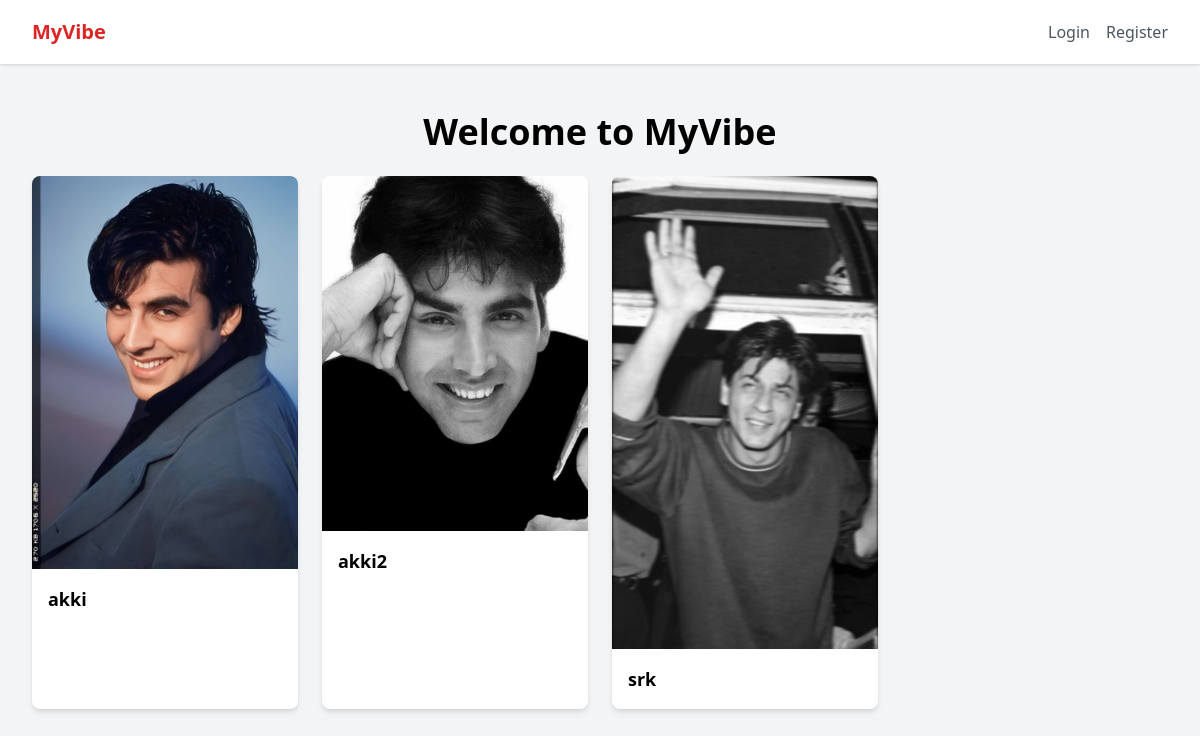
Before: / with the older database file.
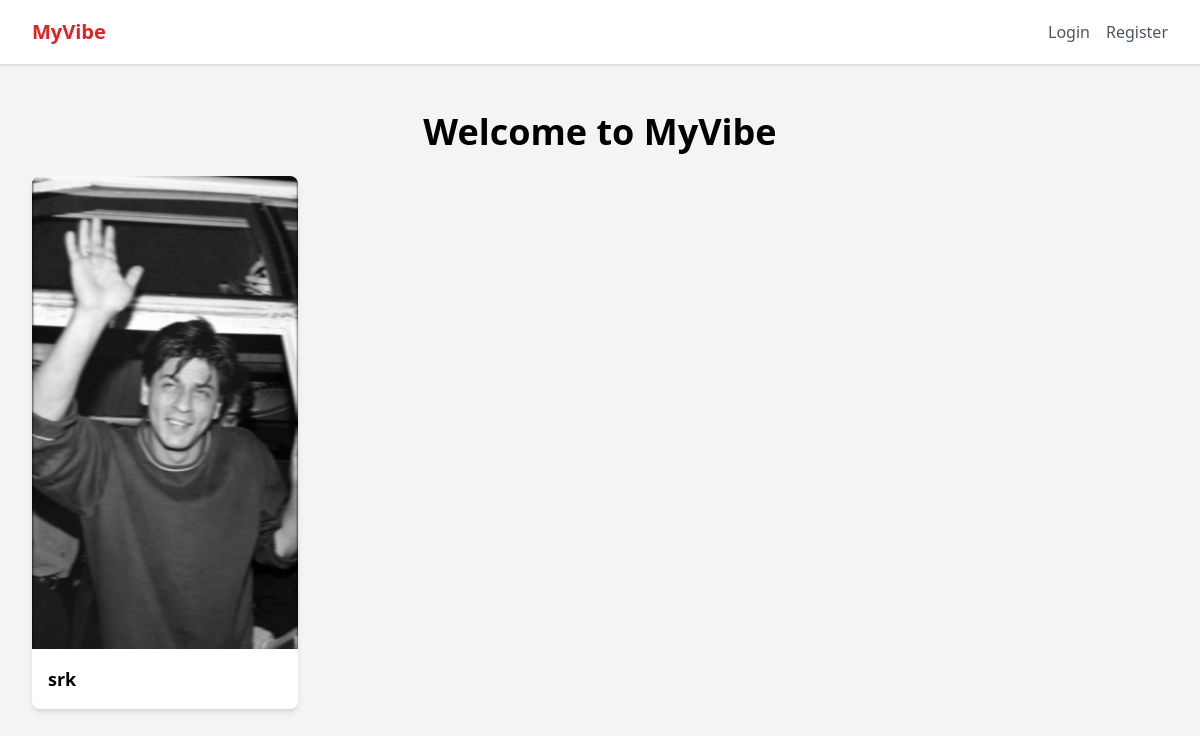
After: the same page with the newer database file.
### core/models.py (models this page shows, shortened)
class Pin(models.Model):
    title = models.CharField(max_length=200)
    image = models.ImageField(upload_to='pins/')
    board = models.ForeignKey(Board, related_name='pins', on_delete=models.CASCADE)
    created_at = models.DateTimeField(auto_now_add=True)

### core/views.py (the view)
# urls.py: path('', home, name='home'),
def home(request):
    pins = Pin.objects.all()  # Fetch all pins from the database
    return render(request, 'core/home.html', {'pins': pins})

### core/templates/core/home.html (shortened to what this page needs)
<!DOCTYPE html>
<html lang="en">
  <head>
    <link
      href="https://cdn.jsdelivr.net/npm/tailwindcss@2.2.19/dist/tailwind.min.css"
      rel="stylesheet"
    />
  </head>
  <body class="bg-gray-100">
    <nav class="bg-white shadow">
      <div class="max-w-7xl mx-auto px-4 sm:px-6 lg:px-8">
        <div class="flex items-center justify-between h-16">
          <div class="flex items-center">
            <a href="{% url 'home' %}" class="text-xl font-bold text-red-600"
              >MyVibe</a
            >
          </div>
          <div class="flex space-x-4">
            {% if user.is_authenticated %}
            <a
              href="{% url 'profile' %}"
              class="text-gray-600 hover:text-red-600"
              >Profile</a
            >
            <a
              href="{% url 'logout' %}"
              class="text-gray-600 hover:text-red-600"
              >Logout</a
            >
            {% else %}
            <a href="{% url 'login' %}" class="text-gray-600 hover:text-red-600"
              >Login</a
            >
            <a
              href="{% url 'register' %}"
              class="text-gray-600 hover:text-red-600"
              >Register</a
            >
            {% endif %}
          </div>
        </div>
      </div>
    </nav>
    <div class="max-w-7xl mx-auto px-4 sm:px-6 lg:px-8 py-12">
      <h1 class="text-4xl font-bold mb-6 text-center">Welcome to MyVibe</h1>
      <div
        class="grid grid-cols-1 sm:grid-cols-2 md:grid-cols-3 lg:grid-cols-4 gap-6"
      >
        {% for pin in pins %}
        <div
          class="bg-white shadow-md rounded-lg overflow-hidden transition-transform transform hover:scale-105"
        >
          <img
            src="{{ pin.image.url }}"
            alt="{{ pin.title }}"
            class="w-full object-cover"
            style="height: auto; aspect-ratio: {{ pin.width }}/{{ pin.height }};"
          />
          <div class="p-4">
            <h3 class="text-lg font-semibold">{{ pin.title }}</h3>
          </div>
        </div>
        {% empty %}
        <p>No pins available.</p>
        {% endfor %}
      </div>
    </div>
  </body>
</html>

Changed rows visible on the page:
removed Pin: image (picture), title "akki"
removed Pin: image (picture), title "akki2"
